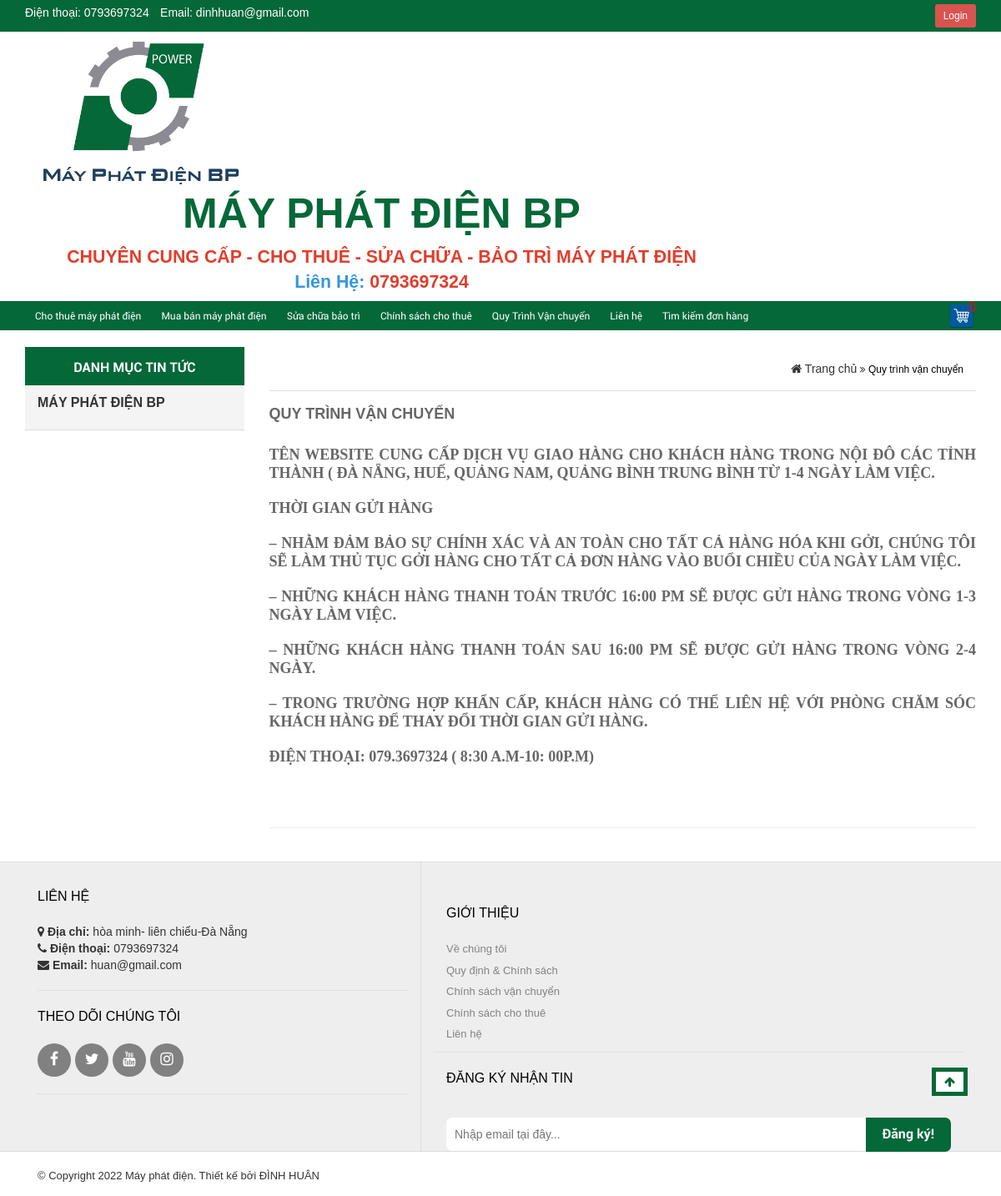
/transport/, run on the app's committed database.
### mayphat/models.py (models this page shows, shortened)
class Post(models.Model):
    user = models.ForeignKey(User, on_delete=models.CASCADE)
    title = models.CharField(max_length=100)
    content = RichTextField(blank=True, null=True)
    status_choices = (
        ('rental', 'rental'),
        ('repair', 'repair'),
        ('transport', 'transport'),
    )
    status = models.CharField(max_length=15, choices=status_choices, default=status_choices[0][0])

class Setting(models.Model):
    title_name = models.CharField(max_length=200, unique=True)
    slug = models.SlugField(max_length=200, unique=True)
    description = models.CharField(max_length=200, unique=True)
    number_phone = models.CharField(max_length=20, unique=True)
    contact = models.CharField(max_length=50, unique=True)
    adress = models.CharField(max_length=100, unique=True)
    email = models.CharField(max_length=50, unique=True)
    image_logo = models.ImageField(upload_to='static/logo/', blank=True)

### mayphat/views.py (the view)
# urls.py: path(r'transport/', transport, name='transport'),
def transport(request):
    ship = Post.objects.all().filter(status='transport')
    return render(request, "transport.html", {'ship': ship})

### mayphat/templatetags/define_acction.py (called while the page is built)
@register.simple_tag
def get_setting():
    infor = Setting.objects.all()
    for x in infor:
        values = x
    return values

### mayphat/templates/transport.html (shortened to what this page needs)
{% extends "header1.html" %}
{% block detail_transport %}
{% load static %}
<section class="content-home">
    <div class="container">
        <div class="row">
            <div class="content-top">
                <div id="content" class="col-sm-12 col-xs-12 col-md-9 col-md-push-3 news-detail-page">
                    <div class="title-cate-all">
                        <div class="pos-link">
                            <div id="crumbs" class="breadcrumb">
                                <span>
                                            <a class="crumbs-home" href="/">
                                                <i class="fa fa-home"></i> Trang chủ</a>
                                        </span>
                                <i class="fa fa-angle-double-right"></i>
                                <span class="current">Quy trình vận chuyển</span>
                            </div>
                        </div>
                    </div>
                    <div class="cont-news-detail-page">{% for post in ship %}
                        <h1 class="single_title">{{post.title|safe}}</h1>
                        <div class="post_page"><h1 class="single_title">{{post.content|safe}}</h1>
                            <div class="post_page">
                                <div class="page-header">
                                </div>
                            </div>
                        </div>
                        {% endfor %}
                    </div>
                </div>
                <div class="sidebar-home col-sm-12 col-xs-12 col-md-3 sidebar sidebar-home clearfix col-md-pull-9">
                    <aside id="column-left" class="left-column compliance">
                        <div class="menu-sidebar " id="news_category-0">
                            <h6>Danh mục tin tức </h6>
                            <div class="menu-linh-kien-dien-tu-container">
                                <ul id="news_slectmenu-0" class="menusanpham">
                                    <li class="menu-item menu-item-type-taxonomy menu-item-object-product_cat menu-item-2380">
                                        <a href="/transport/">Máy phát điện BP</a>
                                    </li>
                                </ul>
                            </div>
                        </div>
                    </aside>
                </div>
            </div>
        </div>
    </div>
</section>
{% endblock %}
{% block footer %}
{% include "footer.html" %}
{% endblock %}

### mayphat/templates/footer.html (shortened to what this page needs)
{% load static %}
    <link rel="stylesheet" type="text/css" href="/static/mayphat/css/validationEngine.jquery.css" media="all">
    <link rel="stylesheet" type="text/css" href="{% static 'mayphat/css/woocommerce-layout.css'%}" media="all">
    <link rel="stylesheet" type="text/css" href="{% static 'mayphat/css/woocommerce-smallscreen.css'%}" media="only screen and (max-width: 768px)">
    <link rel="stylesheet" type="text/css" href="{% static 'mayphat/css/woocommerce.css'%}" media="all">
    <link rel="stylesheet" type="text/css" href="{% static 'mayphat/css/postratings-css.css'%}" media="all">
    <link rel="stylesheet" type="text/css" href="{% static 'mayphat/css/yith_wcas_ajax_search.css'%}" media="all">
    <link rel="stylesheet" type="text/css" href="{% static 'mayphat/css/colorbox.css'%}" media="all">
    <link rel="stylesheet" type="text/css" href="{% static 'mayphat/css/prettyPhoto.css'%}" media="all">
    <link rel="stylesheet" type="text/css" href="{% static 'mayphat/css/jquery.selectBox.css'%}" media="all">
    <link rel="stylesheet" type="text/css" href="{% static 'mayphat/css/style.css'%}" media="all">
    <link rel="stylesheet" type="text/css" href="{% static 'mayphat/css/font-awesome.min.css'%}" media="all">
    <link rel="stylesheet" type="text/css" href="{% static 'mayphat/css/default.min.css'%}" media="all">
    <link rel="stylesheet" type="text/css" href="{% static 'mayphat/css/bootstrap.min.css'%}">
    <link rel="stylesheet" type="text/css" href="{% static 'mayphat/css/font-awesome.min.css'%}">
    <link rel="stylesheet" type="text/css" href="{% static 'mayphat/css/slick.css'%}">
    <link rel="stylesheet" type="text/css" href="{% static 'mayphat/css/style_2.css'%}" media="all">
    <link rel="stylesheet" type="text/css" href="{% static 'mayphat/css/custom-responsive.css'%}">
    <link rel="stylesheet" type="text/css" href="{% static 'mayphat/css/mega-menu.css'%}">
    <link rel="stylesheet" type="text/css" href="{% static 'mayphat/css/tinyscrollbar.css'%}" media="screen">
    <link rel="stylesheet" type="text/css" href="{% static 'mayphat/css/stylesheet.css'%}">
        <link href="{% static 'mayphat/css/stylesheet(1).css'%}" rel="stylesheet">
<footer class="footer" id="footer">
    <div class="container">
        <div class="footer-left col-xs-12 col-md-5">
            <h5>Liên hệ</h5>
                <ul class="list-unstyled">
                    <li class="clearfix">
                        <i class="fa fa-map-marker"></i>
                        <span><b>Địa chỉ:</b> {{setting.contact}}</span>
                    </li>
                    <li class="clearfix">
                        <i class="fa fa-phone"></i>
                        <span><b>Điện thoại:</b> {{setting.number_phone}}</span>
                    </li>
                    <li class="clearfix">
                        <i class="fa fa-envelope"></i>
                        <span>
                            <b>Email:</b> {{setting.email}}</span>
                    </li>
                </ul>
            <div class="social-footer hidden-xs hidden-sm">
                <h5>Theo dõi chúng tôi</h5>
                <ul>
                    <li>
                            <a href="https://www.facebook.com/FacebookVietNam" target="_blank"><i class="fa fa-facebook"></i></a>
                        </li>
                    <li>
                            <a href="https://twitter.com/#" target="_blank"><i class="fa fa-twitter"></i></a>
                        </li>
                    <li>
                            <a href="https://www.youtube.com/#" target="_blank"><i class="fa fa-youtube"></i></a>
                        </li>
                    <li>
                            <a href="https://www.instagram.com/#" target="_blank"><i class="fa fa-instagram"></i></a>
                        </li>
                </ul>
            </div>
            <div class="paygate-footer hidden-xs hidden-sm"></div>
        </div>
        <div class="footer-right col-xs-12 col-md-7">
            <div class="list-footer-right col-xs-12 col-md-5">
                <div id="nav_menu-2" class="widget widget_nav_menu">
                    <h5 class="widgettitlefooter">Giới thiệu</h5>
                                <div class="menu-ho-tro-khach-hang-container">
                                    <ul id="menu-ho-tro-khach-hang" class="menu">
                                        <li class="menu-item menu-item-type-post_type menu-item-object-page menu-item-551">
                                                <a href="/service/">Về chúng tôi</a>
                                            </li>
                                        <li class="menu-item menu-item-type-post_type menu-item-object-page menu-item-551">
                                                <a href="/contact/">Quy định &amp; Chính sách</a>
                                            </li>
                                        <li class="menu-item menu-item-type-post_type menu-item-object-page menu-item-551">
                                                <a href="/transport/">Chính sách vận chuyển</a>
                                            </li>
                                        <li class="menu-item menu-item-type-post_type menu-item-object-page menu-item-551">
                                                <a href="/rental/">Chính sách cho thuê</a>
                                            </li>
                                        <li class="menu-item menu-item-type-post_type menu-item-object-page menu-item-551">
                                                <a href="/contact/">Liên hệ</a>
                                            </li>
                                    </ul>
                                </div>
                </div>
            </div>
            <div class="received-mail col-xs-12 hidden-xs hidden-sm">
                <div class="row">
                    <div class="col-xs-12 col-md-12">
                        <div id="wysija-3" class="widget widget_wysija">
                            <h5 class="widgettitlefooter">Đăng ký nhận tin</h5>
                            <div class="widget_wysija_cont">
                                <form accept-charset="UTF-8"  class="widget_wysija " action="javascript:void(0)">
                                    <p class="wysija-paragraph">
                                        <input type="text" name="email" id="email" placeholder="Nhập email tại đây..." >
                                    </p>
                                    <input  type="submit" id="postemail" name="check"value="Đăng ký!">
                                </form>
                            </div>
                        </div>
                    </div>
                </div>
            </div>
        </div>
    </div>
    <div class="copyright">
        <div class="container">
            <div class="col-xs-12">
                <p>© Copyright 2022 Máy phát điện. Thiết kế bởi ĐÌNH HUÂN</p>
            </div>
        </div>
    </div>
</footer>
        <a href="javascript:void(0)" class="cd-top">
    <span class="fa fa-arrow-up"></span>
</a>

### static/mayphat/css/style.css (style rules this page uses)
img, .container { max-width: 98% !important; }

### static/mayphat/css/custom-responsive.css (style rules this page uses)
@media only screen and (min-device-width: 320px) and (max-device-width: 980px) { footer.footer { margin-top: 30px; } }
@media only screen and (min-device-width: 320px) and (max-device-width: 980px) { .footer-left { padding-top: 30px; } }
@media only screen and (min-device-width: 480px) and (max-device-width: 980px) { .list-footer-right { float: left;width: 33.33333333%; } }
.cd-top { display: inline-block; padding: 5px 10px; position: fixed; bottom: 40px; right: 120px; background: #FFFFFF; color: #056838; border: 5px solid #056838; z-index: 999 }
@media only screen and (min-width: 768px) { .cd-top { right: 20px; bottom: 20px; } }
@media only screen and (min-width: 1024px) { .cd-top { right: 120px; bottom: 30px; } }

### static/mayphat/css/mega-menu.css (style rules this page uses)
.menu-sidebar ul li a { font-weight: bold; margin-bottom: 10px; width: 100%; float: left; font-size: 16px; text-transform: uppercase }

### static/mayphat/css/stylesheet.css (style rules this page uses)
img, .container { max-width: 98% !important; }
.h1, .h2, .h3, .h4, .h5, .h6, h1, h2, h3, h4, h5, h6 { line-height: 1.425; font-weight: 500; }
.received-mail form input[type="submit"], .received-mail form input[type="button"] { margin-top: 15px; top: 0; padding-bottom: 9px; }
.sidebar { margin-bottom: 30px; }
#footer { margin-top: 20px; }
.sidebar .menu-sidebar { float: left; width: 100%; margin-bottom: 15px; }
.sidebar > .compliance, .sidebar > .compliance > * { float: left; width: 100%; margin-bottom: 20px; }
#footer ul.menu li a { width: 100%; white-space: normal !important; }
.cd-top { right: 40px; bottom: 120px; }
@media (min-width: 992px) { #footer > .container { display: flex; } }

### data on the page
Post: title "QUY TRÌNH VẬN CHUYỂN", content "TÊN WEBSITE CUNG CẤP DỊCH VỤ GIAO HÀNG CHO KHÁCH HÀNG TRONG NỘI ĐÔ CÁC TỈNH THÀNH ( ĐÀ NẴNG, HUẾ, QUẢNG NAM, QUẢNG BÌNH TRUNG BÌNH TỪ 1-4 NGÀY LÀM VIỆC. THỜI GIAN GỬI HÀNG – NHẰM ĐẢM BẢO SỰ CHÍNH XÁC VÀ AN TOÀN CHO TẤT CẢ HÀNG HÓA KHI GỞI, CHÚNG TÔI SẼ LÀM THỦ TỤC GỞI HÀNG CHO TẤT CẢ ĐƠN HÀNG VÀO BUỔI CHIỀU CỦA NGÀY LÀM VIỆC. – NHỮNG KHÁCH HÀNG THANH TOÁN TRƯỚC 16:00 PM SẼ ĐƯỢC GỬI HÀNG TRONG VÒNG 1-3 NGÀY LÀM VIỆC. – NHỮNG KHÁCH HÀNG THANH TOÁN SAU 16:00 PM SẼ ĐƯỢC GỬI HÀNG TRONG VÒNG 2-4 NGÀY. – TRONG TRƯỜNG HỢP KHẨN CẤP, KHÁCH HÀNG CÓ THỂ LIÊN HỆ VỚI PHÒNG CHĂM SÓC KHÁCH HÀNG ĐỂ THAY ĐỔI THỜI GIAN GỬI HÀNG. ĐIỆN THOẠI: 079.3697324 ( 8:30 A.M-10: 00P.M)"
Setting: contact "hòa minh- liên chiểu-Đà Nẵng", number_phone "0793697324", email "huan@gmail.com"
